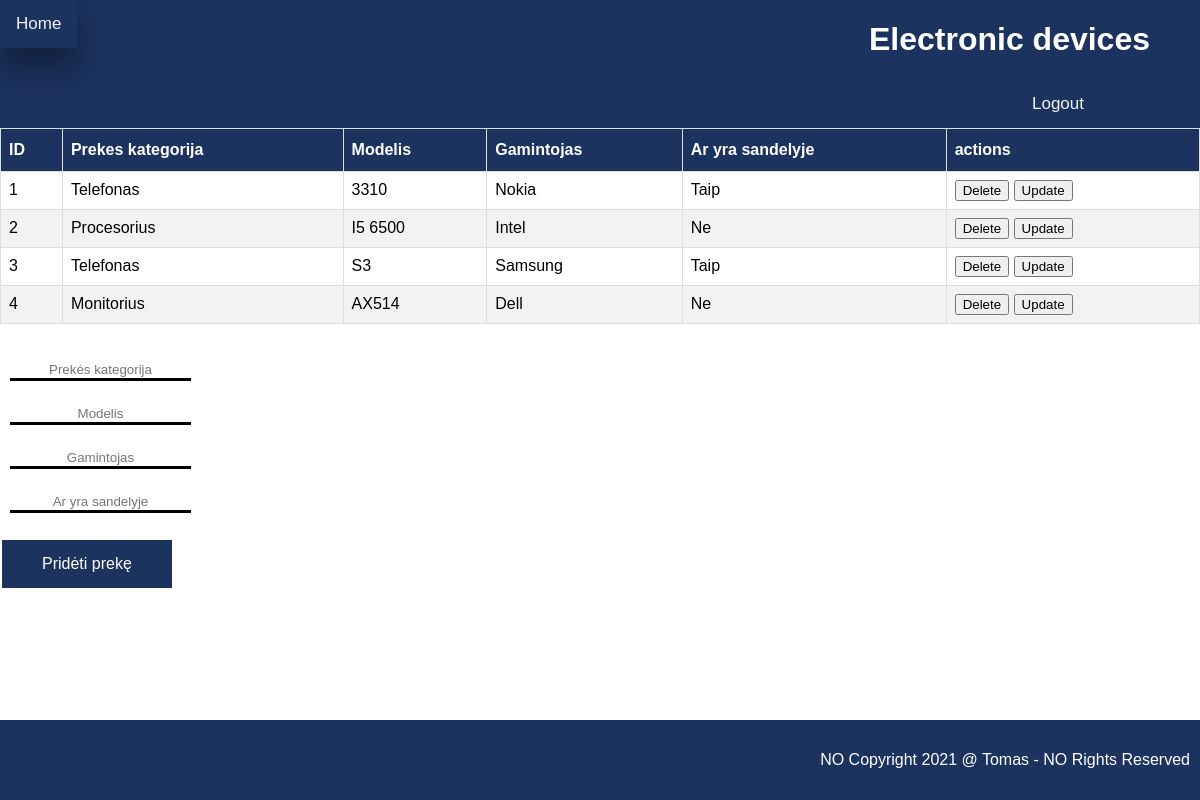
Screenshot of /home2.php (signed in) with the database file from the repository.
### tables this page shows
CREATE TABLE `goods` (
  `id` int(11) NOT NULL AUTO_INCREMENT,
  `category` varchar(255) NOT NULL,
  `model` varchar(255) NOT NULL,
  `producer` varchar(255) NOT NULL,
  `inStock` varchar(255) NOT NULL,
  PRIMARY KEY (`id`)
);

### home2.php (the view, shortened to what this page needs)
<!DOCTYPE html>
<html lang="en">
<head>
    <link rel="stylesheet" href="style.css">
</head>
<body>
    <header>
        <div class="topnav" id="myTopnav">
            <a href="/pokalbis/home2.php">Home</a>
            <div class=crud>
                <h1>Electronic devices</h1>
                <div class=crud>
                    <a href="admin-logout.php"><i class="fas fa-sign-out-alt"></i>Logout</a>
                </div>
            </div>
    </header>
    <?php
    $servername = "localhost";
    $username = "root";
    $password = "mysql";
    $dbname = "sp2";
    $conn = mysqli_connect($servername, $username, $password, $dbname);
    $sql = 'SELECT goods.id, goods.category, goods.model, goods.producer, goods.inStock  FROM goods';
    $result = mysqli_query($conn, $sql);
    if (mysqli_num_rows($result) > 0) {
        $counter = 1;
        print('<table id=table1>');
        print('<thead>');
        print('<tr><th>ID</th><th>Prekes kategorija</th><th>Modelis</th><th>Gamintojas</th><th>Ar yra sandelyje</th><th>actions</th>');
        print('</thead>');
        while ($row = mysqli_fetch_assoc($result)) {
            print('<tr><td>' . $counter++ . '</td>
                       <td> ' . $row['category'] . '</td>
                       <td> ' . $row['model'] . '</td>
                       <td> ' . $row['producer'] . '</td>
                       <td> ' . $row['inStock'] . '</td>
            <td><form class="actions" action="" method="POST">
            <input type="hidden" name="id" value="' . $row['id'] . '">
            <button type="submit" name="delete" value="' . $row['id'] . '">Delete</button>
            <button type="submit" name="update" value="' . $row['id'] . '">Update</button>
            </form></td></tr>');
        }
        print('<table>');
    } else {
        echo "Nėra duomenų";
    }
    ?>
    <br>
    <form action="" method="POST">
        <label for="lname"></label><br>
        <input class=input type="TEXT" id="lname" name="1name" value="" placeholder="Prekės kategorija" Required><br>
        <br>
        <input class=input type="TEXT" id="lname" name="2name" value="" placeholder="Modelis" Required><br>
        <br>
        <input class=input type="TEXT" id="lname" name="3name" value="" placeholder="Gamintojas" Required><br>
        <br>
        <input class=input type="TEXT" id="lname" name="4name" value="" placeholder="Ar yra sandelyje" Required><br>
        <br>
        <input class=button type="submit" name="create" value="Pridėti prekę">
    </form>
    <footer>
        <div id="footer-content">
            <p> NO Copyright 2021 @ Tomas - NO Rights Reserved </p>
        </div>
    </footer>
</body>
</html>

### style.css (style rules this page uses)
.topnav { overflow: hidden; background-color: #1c335f; }
.topnav a { float: left; display: block; color: #f2f2f2; text-align: center; padding: 14px 16px; text-decoration: none; font-size: 17px; }
#table1 { font-family: Arial, Helvetica, sans-serif; border-collapse: collapse; width: 100%; }
#table1 td, #table1 th { border: 1px solid #ddd; padding: 8px; }
#table1 tr:nth-child(even) { background-color: #f2f2f2; }
#table1 th { padding-top: 12px; padding-bottom: 12px; text-align: left; background-color: #1c335f; color: white; }
.button { background-color: #1c335f; border: none; color: white; padding: 15px 40px; text-align: center; text-decoration: none; display: inline-block; font-size: 16px; margin: 4px 2px; cursor: pointer; }
.crud { background-color: #1c335f; border: none; color: white; text-align: center; text-decoration: none; cursor: value; font-size: 16px; float: right; margin-right: 50px; }
#footer-content { position: fixed; left: 0; bottom: 0; width: 100%; background-color: #1c335f; color: white; text-align: right; padding: 15px 15px 15px 0px; margin: 0px 0px 0px -10px; }
.input { border-left: none; border-right: none; border-top: none; border-bottom: solid; margin-left: 10px; margin-bottom: 5px; border-color: 1c335f; text-align: center; }

### home2.php (style rules this page uses)
body { margin: 0; font-family: Arial, Helvetica, sans-serif; }

### rows the page displays
goods: category "Telefonas", model "3310", producer "Nokia", inStock "Taip", $row['id'] 8 (drawn)
goods: category "Procesorius", model "I5 6500", producer "Intel", inStock "Ne", $row['id'] 9 (drawn)
goods: category "Telefonas", model "S3", producer "Samsung", inStock "Taip", $row['id'] 10 (drawn)
goods: category "Monitorius", model "AX514", producer "Dell", inStock "Ne", $row['id'] 11 (drawn)
